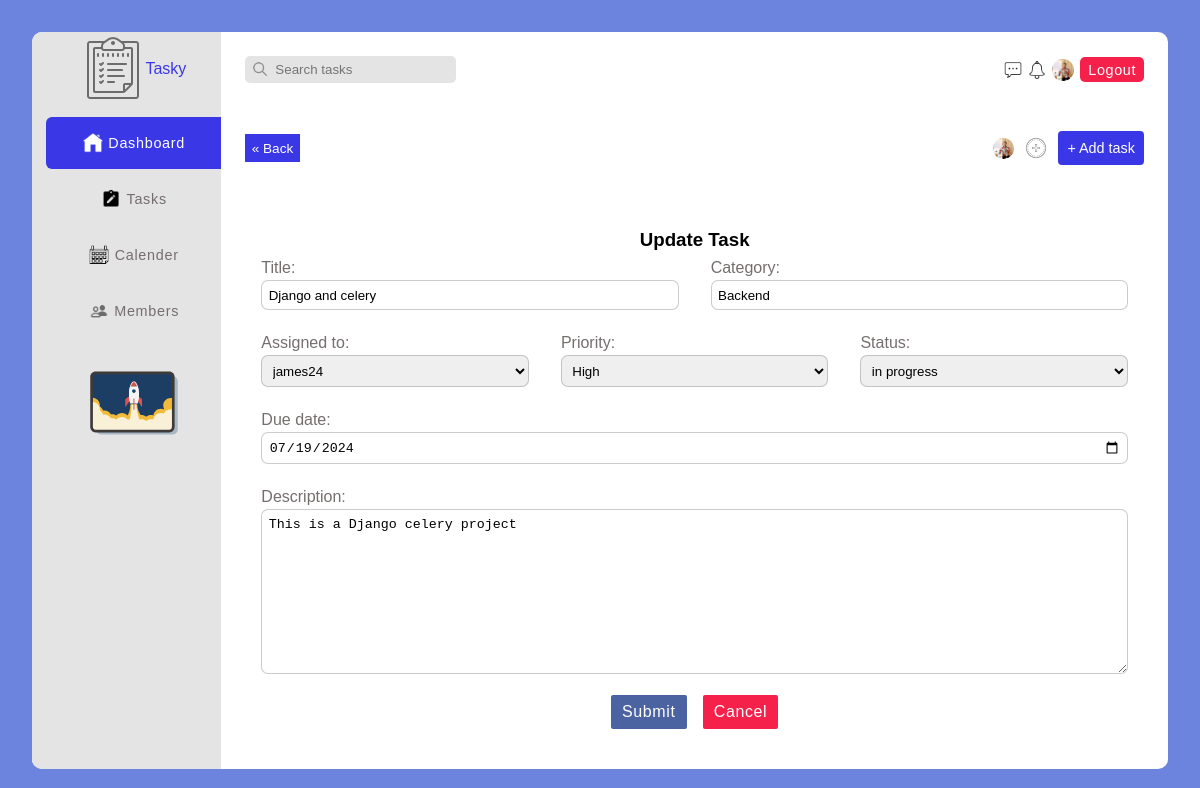
/task-update/6/ (signed in), run on an earlier commit of the app's database.
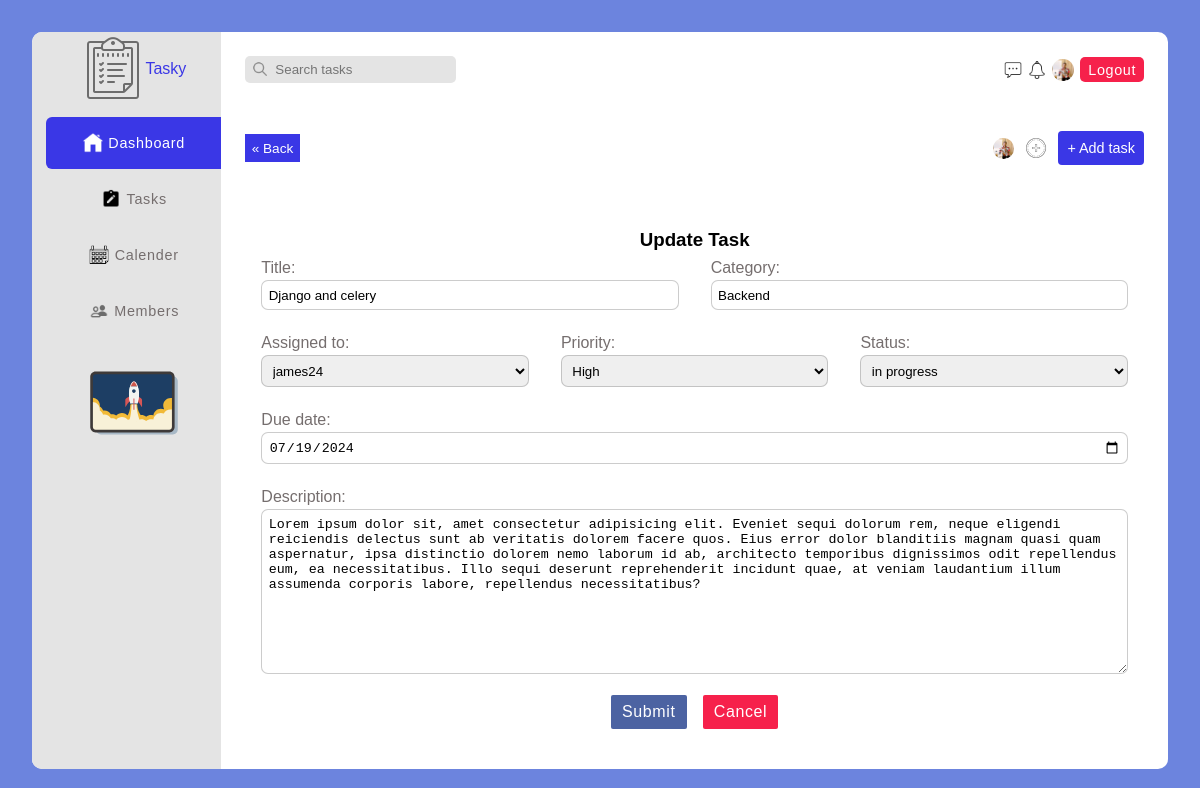
And on a later commit of the database.
### task/models.py (models this page shows, shortened)
class Task(models.Model):
    STATUS_CHOICES = (
        ('in progress', 'in progress'),
        ('completed', 'Completed'),
        ('overdue', 'Overdue')
    )
    PRIORITY_CHOICES = (
        ('low', 'Low'),
        ('medium', 'Medium'),
        ('high', 'High')
    )
    task_creator = models.ForeignKey(
        User, on_delete=models.CASCADE, related_name="Task_Manager")
    assigned_to = models.ForeignKey(User, on_delete=models.DO_NOTHING)
    title = models.CharField(max_length=100)
    priority = models.CharField(
        max_length=15, choices=PRIORITY_CHOICES)
    status = models.CharField(
        max_length=15, choices=STATUS_CHOICES)
    category = models.CharField(max_length=100)
    description = models.TextField()
    timestamp = models.DateTimeField(default=timezone.now, editable=True)
    due_date = models.DateTimeField()
    class Meta:
        ordering = ['-timestamp']

### task/views.py (the view)
# urls.py: path('task-update/<int:pk>/', UpdateTask.as_view(), name='task-update'),
class UpdateTask(LoginRequiredMixin, SuccessMessageMixin, UpdateView):
    model = Task
    form_class = AddTaskForm
    template_name = 'task/update-task.html'
    success_message = 'Task Updated'
    def get_context_data(self, **kwargs):
        context = super().get_context_data(**kwargs)
        context["task_active"] = True
        context['title'] = 'Update Task'
        context['submit_btn'] = 'Update'
        return context

### task/forms.py
class AddTaskForm(forms.ModelForm):
    due_date = forms.DateField(
        widget=forms.DateInput(attrs={'type': 'date'}))
    class Meta:
        model = Task
        fields = "__all__"
        exclude = ('task_creator', 'timestamp')
        widgets = {
            'description': forms.Textarea(attrs={
                'placeholder': "A short description of the project"
            })
        }

### account/models.py (called while the page is built)
    def __str__(self):
        return self.username

### task/templates/task/update-task.html (shortened to what this page needs)
{% extends 'base.html' %}
{% load static %}
{% block content %}
<div class="pry-container">
    {% include 'sidebar.html' %}
    <section class="main-container task-details-container">
        {% include 'top-nav.html' %}
<div class="flex flex-btw bottom-nav">
    <div class="flex prev-filter-sort detail-bottom-nav">
      <a href="{{request.META.HTTP_REFERER}}"class="back-btn"
        >&laquo; Back</a
      >
    </div>
    <div class="flex add-profile">
      <div class="relative flex profiles">
        <img
          src="{% static 'img/profile-pic.jpg' %}"
          alt=""
          srcset=""
          class="cover"
        />
      </div>
      <img
        src="{% static 'img/icons/icons8-add-80.png' %}"
        alt=""
        srcset=""
        class="add-icon"
      />
      <div class="pointer add-task" id="add-task-btn">
        <p>+ Add task</p>
      </div>
    </div>
  </div>
    <section class="add-task-container" id="add-task-container">
        <h3 class="txt-ctr">Update Task</h3>
        <form action="." method="post" enctype="multipart/form-data" class="add-task-form">
            <div class="form-grid-2">
                <div class="input-container">
                    {{form.title.label_tag}}
                    {{form.title}}
                </div>
                <div class="input-container">
                    {{form.category.label_tag}}
                    {{form.category}}
                </div>
            </div>
            <div class="form-grid-3">
                <div class="input-container">
                    {{form.assigned_to.label_tag}}
                    {{form.assigned_to}}
                </div>
                <div class="input-container">
                    {{form.priority.label_tag}}
                    {{form.priority}}
                </div>
                <div class="input-container">
                    {{form.status.label_tag}}
                    {{form.status}}
                </div>
            </div>
            <div class="input-container">
                {{form.due_date.label_tag}}
                {{form.due_date}}
            </div>
            <div class="input-container">
                {{form.description.label_tag}}
                {{form.description}}
            </div>
            <div class="flex-ctr-ctr input-container btn-container">
                <button type="submit" class="submit-btn" id="submit-task">Submit</button>
                <button type="button" class="cancel-btn" id="cancel-task">Cancel</button>
            </div>
        </form>
    </section>
    </section>
</div>
{% endblock content %}

What changed in the data, as far as the page shows it:
changed Task "Django and celery": description "This is a Django celery project" → "Lorem ipsum dolor sit, amet consectetur adipisicing elit. Eveniet sequi dolorum rem, neque eligendi reiciendis delectus sunt ab veritatis dolorem facere quos. Eius error dolor blanditiis magnam quasi quam aspernatur, ipsa distinctio dolorem nemo laborum id ab, architecto temporibus dignissimos odit repellendus eum, ea necessitatibus. Illo sequi deserunt reprehenderit incidunt quae, at veniam laudantium illum assumenda corporis labore, repellendus necessitatibus?"
